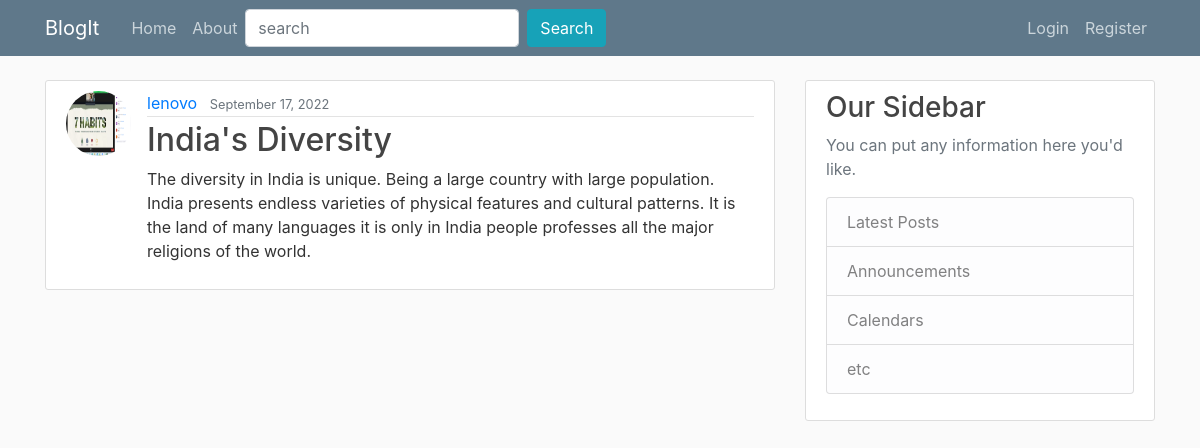
The app's page /post/4/ with its own data.
### blogapp/models.py (models this page shows, shortened)
class Post(models.Model):
    title = models.CharField(max_length=100)
    content = models.TextField()
    date_posted = models.DateTimeField(default=timezone.now)
    author = models.ForeignKey(User,on_delete=models.CASCADE)

### users/models.py (models this page shows, shortened)
class Profile(models.Model):
    user = models.OneToOneField(User, on_delete=models.CASCADE)
    image = models.ImageField(default='default.jpg', upload_to='profile_pics')

### blogapp/views.py (the view)
# urls.py: path('post/<int:pk>/', PostDetailView.as_view(), name='post-detail'),
class PostDetailView(DetailView):
    model = Post

### blogapp/templates/blogapp/post_detail.html (shortened to what this page needs)
{% extends "blogapp/base.html" %}
{% block content %}
<article class="media content-section">
    <img class="rounded-circle article-img" src="{{ object.author.profile.image.url }}">
    <div class="media-body">
        <div class="article-metadata">
            <a class="mr-2" href="#">{{ object.author }}</a>
            <small class="text-muted">{{ object.date_posted|date:"F d, Y" }}</small>
        </div>
        <h2 class="article-title">{{ object.title }}</h2>
        <p class="article-content">{{ object.content }}</p>
    </div>
</article>
{% endblock content %}

### blogapp/static/blogapp/main.css (style rules this page uses)
body { background: #fafafa; color: #333333; margin-top: 5rem; }
h1, h2, h3, h4, h5, h6 { color: #444444; }
.content-section { background: #ffffff; padding: 10px 20px; border: 1px solid #dddddd; border-radius: 3px; margin-bottom: 20px; }
.article-title { color: #444444; }
.article-content { white-space: pre-line; }
.article-img { height: 65px; width: 65px; margin-right: 16px; }
.article-metadata { padding-bottom: 1px; margin-bottom: 4px; border-bottom: 1px solid #e3e3e3 }
* { margin: 0; padding: 0; box-sizing: border-box; }

### records on screen
Post: author.profile.image (picture), author "lenovo", date_posted "September 17, 2022", title "India's Diversity", content "The diversity in India is unique. Being a large country with large population. India presents endless varieties of physical features and cultural patterns. It is the land of many languages it is only in India people professes all the major religions of the world."
